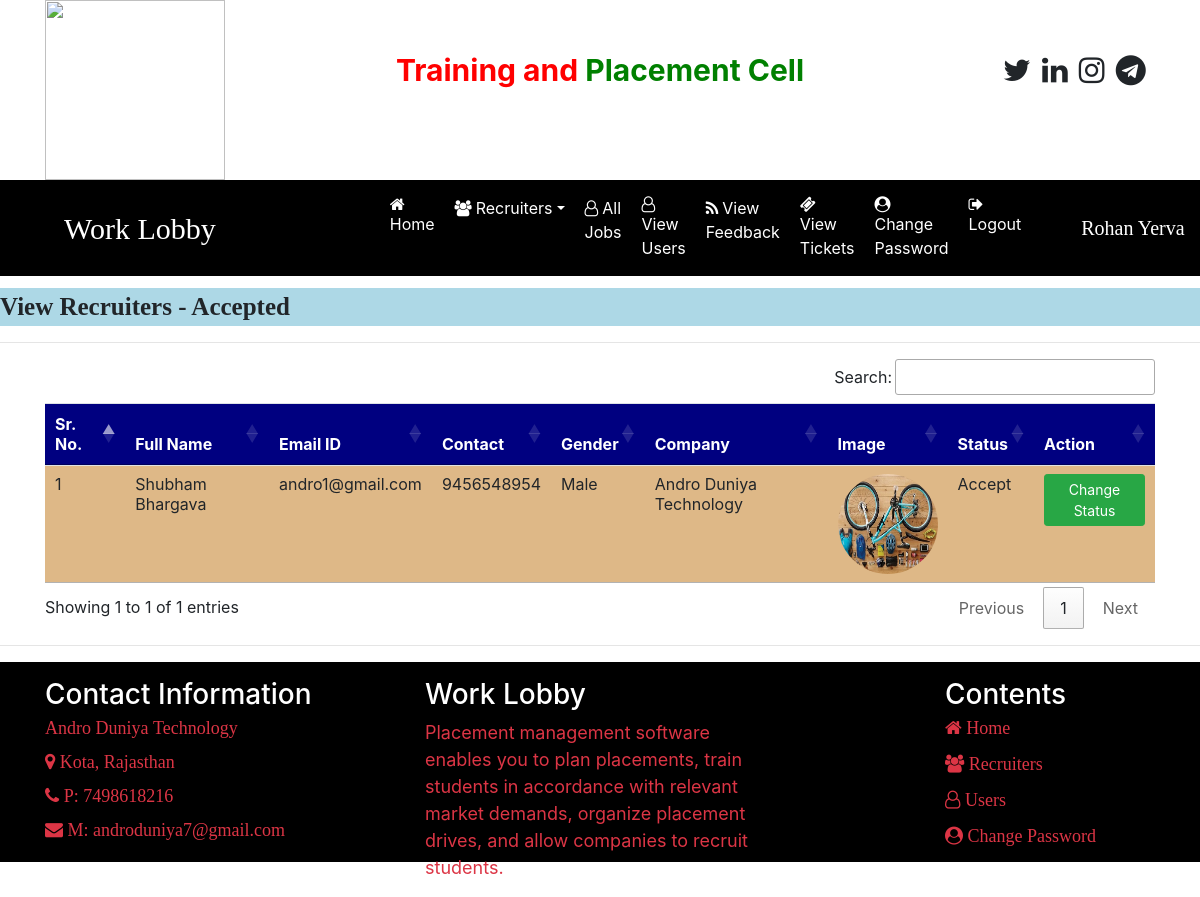
The page /recruiter_accept (signed in) on the database its author committed.
### job/models.py (models this page shows, shortened)
class Recruiter(models.Model):
    user = models.ForeignKey(User, on_delete=models.CASCADE)
    mobile = models.CharField(max_length=15, null=True)
    image = models.FileField(null=True)
    gender = models.CharField(max_length=10, null=True)
    company = models.CharField(max_length=100, null=True)
    type = models.CharField(max_length=15, null=True)
    status = models.CharField(max_length=20, null=True)

### job/views.py (the view)
# urls.py: path('recruiter_accept', recruiter_accept, name="recruiter_accept"),
def recruiter_accept(request):
    if not request.user.is_authenticated:
        return redirect('admin_login')
    data = Recruiter.objects.filter(status='Accept')
    d = {'data': data}
    return render(request, 'recruiter_accept.html', d)

### job/templates/recruiter_accept.html
{% load static %}
{% block body %}
{% include 'admin_navigation.html'%}
<marquee style="font-family: 'Monotype Corsiva'; font-size:25px; color:darkcolor; background-color:lightblue; font-weight:bold; margin-top:1%">
    View Recruiters - Accepted
</marquee>
<hr>
<div class="container">
<table class="table table-hover" id="example">
    <thead>
    <tr style="background-color: #000080; color:white">
        <th>Sr. No.</th>
        <th>Full Name</th>
        <th>Email ID</th>
        <th>Contact</th>
        <th>Gender</th>
        <th>Company</th>
        <th>Image</th>
        <th>Status</th>
        <th>Action</th>
    </tr>
    </thead>
    <tbody>
    {% for i in data %}
    <tr style="background-color: #DEB887 ">
        <td>{{forloop.counter}}</td>
        <td>{{i.user.first_name}} {{i.user.last_name}}</td>
        <td>{{i.user.username}}</td>
        <td>{{i.mobile}}</td>
        <td>{{i.gender}}</td>
        <td>{{i.company}}</td>
        <td><img src="{{i.image.url}}" style="width:100px; height:100px; border-radius:50%"></td>
        <td>{{i.status}}</td>
        <td><a href="{% url 'change_status' i.id %}" class="btn btn-success btn-sm">Change Status</a></td>
    </tr>
    {% endfor %}
    </tbody>
</table>
</div>
<hr>
{% include 'footer_admin.html'%}
{% endblock body%}

### job/templates/admin_navigation.html (shortened to what this page needs)
<html>
<head>
{% load static %}
  <link rel="stylesheet" href="https://cdn.jsdelivr.net/npm/bootstrap@4.6.2/dist/css/bootstrap.min.css">
<link rel="stylesheet" href="https://cdnjs.cloudflare.com/ajax/libs/font-awesome/4.7.0/css/font-awesome.min.css">
    <link rel = "stylesheet" href = "https://cdn.datatables.net/1.13.4/css/jquery.dataTables.min.css">
    <link rel = "stylesheet" href = "https://cdn.datatables.net/buttons/2.3.6/css/buttons.dataTables.min.css">
</head>
<body>
<div class="container">
    <div class="row">
        <div class="col-sm-3">
            <img src="{% static 'images/job1.jpg' %}" style="width:180px;height=150px">
        </div>
        <div class="col-sm-6 mt-5 text-center">
            <span style="font-weight:bold; font-size:30px">
                <span style="color:red">Training and</span>
                <span style="color:green">Placement Cell</span>
            </span>
        </div>
         <div class="col-sm-3 mt-5" style="padding-left:10%">
            <span style="font-weight:bold; font-size:30px">
               <span><i class="fa fa-twitter pl-1"></i></span>
                <span><i class="fa fa-linkedin pl-1"></i></span>
                <span><i class="fa fa-instagram pl-1"></i></span>
                <span><i class="fa fa-telegram pl-1"></i></span>
            </span>
        </div>
    </div>
</div>
<nav class="navbar navbar-expand-sm" style="background-color: black">
    <a class="navbar-brand text-white pl-5 font-weight:bold" style="font-family:'Monotype Corsiva';font-size:30px">Work Lobby</a>
<ul class="navbar-nav">
    <li class="nav-item">
        <a class="nav-link" href="{% url 'admin_home' %}" style="margin-left:150px"><i class="fa fa-home mr-1"></i>Home</a>
    </li>
    <li class="nav-item dropdown">
        <a class="nav-link dropdown-toggle" href="#" data-toggle="dropdown"><i class="fa fa-users mr-1"></i>Recruiters</a>
    </li>
     <li class="nav-item">
        <a class="nav-link" href="{% url 'admin_job' %}" ><i class="fa fa-user-o mr-1"></i>All Jobs</a>
    </li>
     <li class="nav-item">
        <a class="nav-link" href="{% url 'view_users' %}" ><i class="fa fa-user-o mr-1"></i>View Users</a>
    </li>
    <li class="nav-item">
        <a class="nav-link" href="{% url 'feedback_list' %}" ><i class="fa fa-rss mr-1"></i>View Feedback</a>
    </li>
    <li class="nav-item">
        <a class="nav-link" href="{% url 'ticket_list' %}" ><i class="fa fa-ticket mr-1"></i>View Tickets</a>
    </li>
    <li class="nav-item">
        <a class="nav-link" href="{% url 'change_passwordadmin' %}" ><i class="fa fa-user-circle mr-1"></i>Change Password</a>
    </li>
    <li class="nav-item">
        <a class="nav-link" href="{% url 'Logout' %}" ><i class="fa fa-sign-out mr-1"></i>Logout</a>
    </li>
</ul>
        <a class="navbar-brand text-white pl-5 font-weight:bold" style="font-family:'Monotype Corsiva';font-size:20px">{{request.user.first_name}} {{request.user.last_name}}</a>
</nav>
</body>
</html>

### job/templates/admin_navigation.html (style rules this page uses)
.nav-link { color:white !important; margin-right:4px; }

### rows shown on the page
Recruiter: user.first_name "Shubham", user.last_name "Bhargava", user.username "andro1@gmail.com", mobile "9456548954", gender "Male", company "Andro Duniya Technology", image (picture), status "Accept"

### other values the page prints
{{ request.user.first_name }} "Rohan"
{{ request.user.last_name }} "Yerva"
